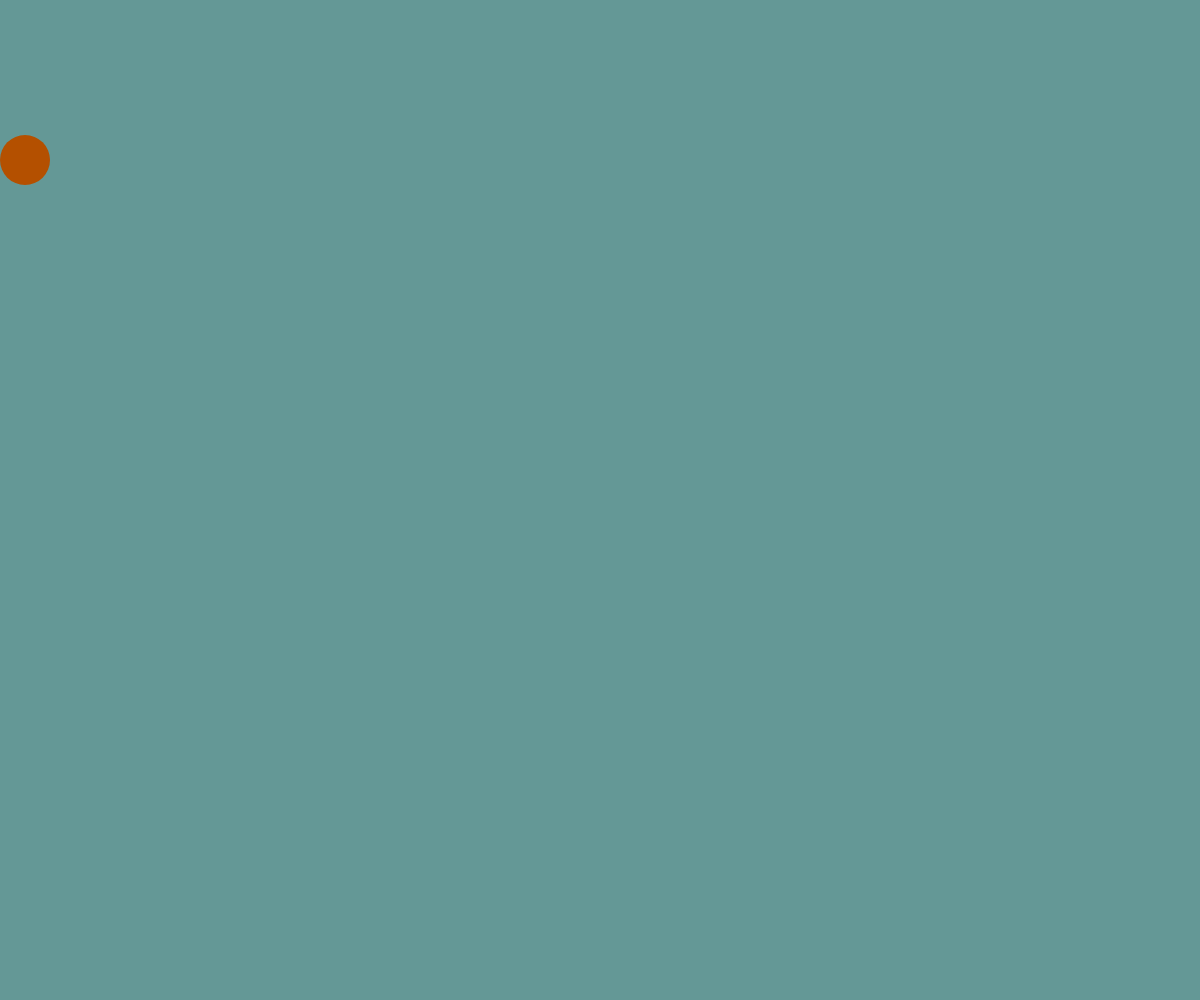
Frame 1 (no input)
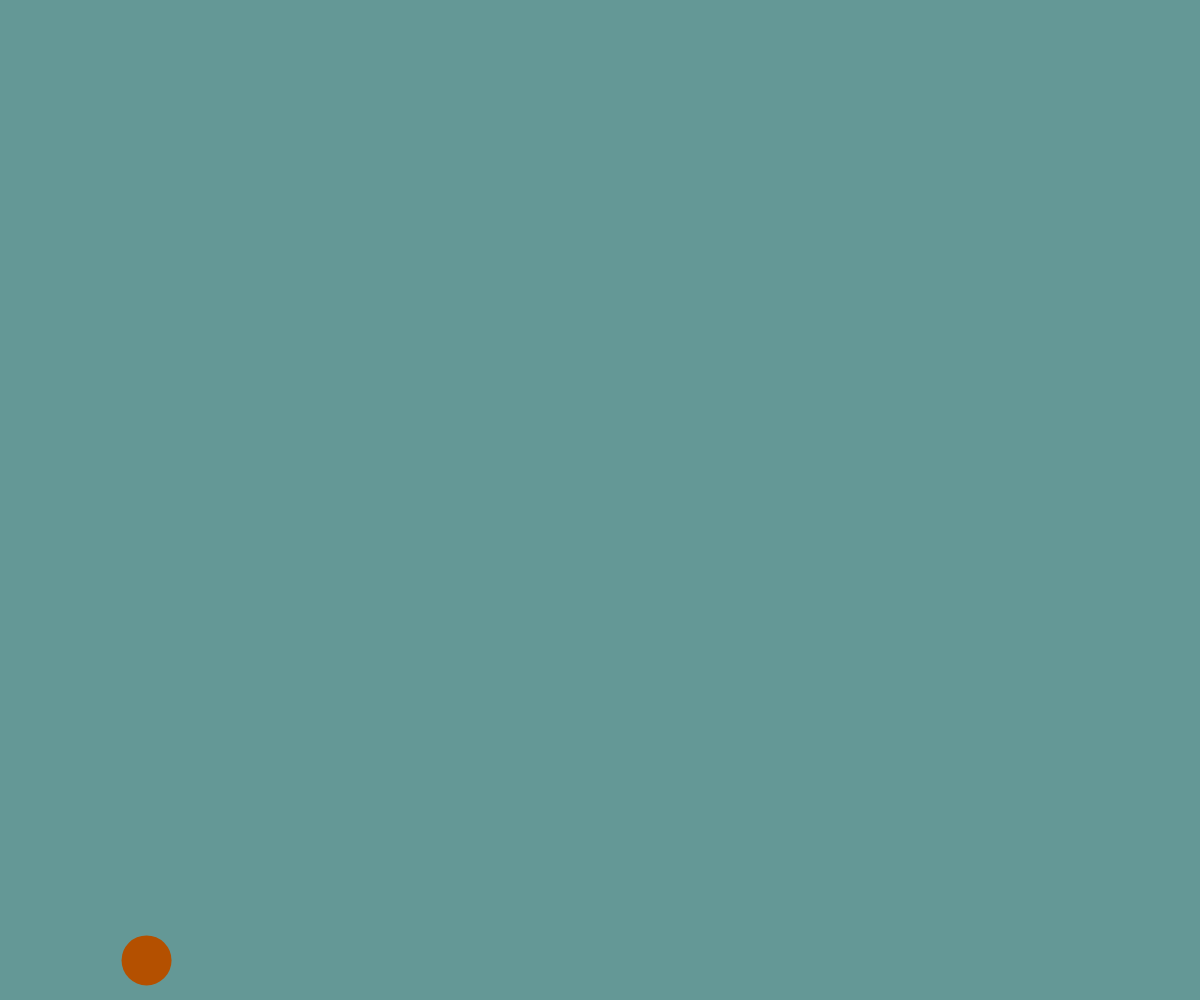
Frame 60 (no input)
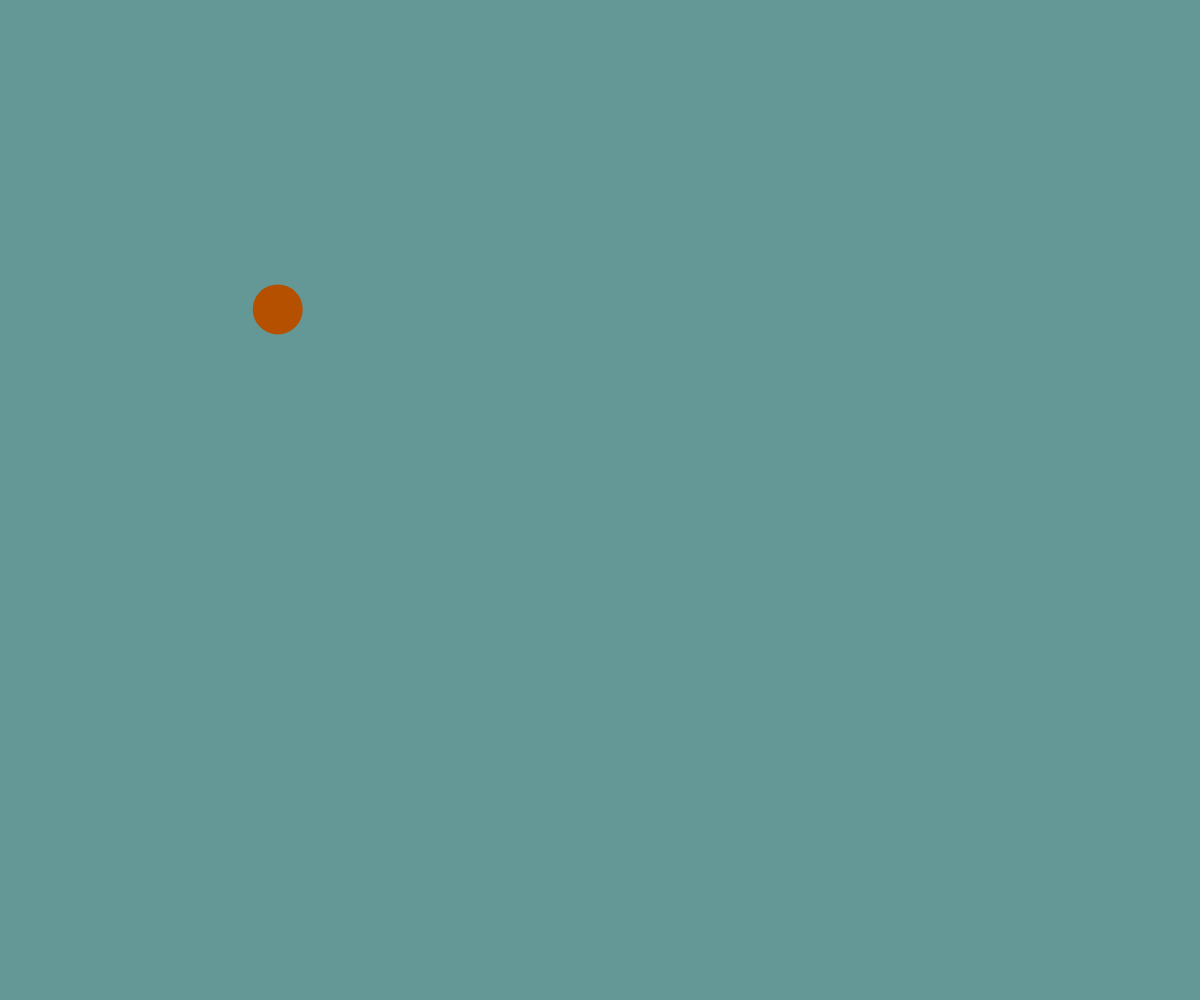
Frame 120 (the mouse pressed at the canvas centre since frame 60)

The p5.js sketch that drew these frames (run headless with seeded random() and noise() and a simulated clock; from frame 60 on, the mouse is pressed at the canvas centre):

// p5.js sketch
// ── sketch.js
//alert("Hola que tas haciendo!");

/*
Este es un código
que hace que la pelota 
rebote en el borde
inferior la pantalla
*/
let posY = 160;
let velY = 0;
let posX = 25;
let velX = 1;

function setup() {
    createCanvas(windowWidth, windowHeight);
}
function draw() {
    background(100, 152, 150);
    fill(180, 80, 0);
    noStroke();
    circle(posX, posY, 50);
    posY+= velY;
    velY+= 0.5;
    console.log(posY);
    if (posY > height - 25) {
        velY *= -0.9;
    }
    posX+= velX;
    velX*= 1.001;
    console.log(posX);
    // MOVIMIENTO EN X
    posX += velX;

    // BORDE DERECHO
    if (posX >= width - 25) {
        posX = width - 25;
        velX *= -0.7;
    }

    // BORDE IZQUIERDO
    if (posX <= 25) {
        posX = 25;
        velX *= -0.8;
    }

    // SI LA VELOCIDAD ES MUY PEQUEÑA, SE PARA
    if (abs(velX) < 0.5) {
        velX = 0;
    }
    }
